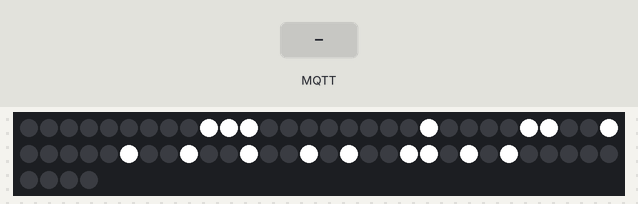
Recording of a program running on a simulated ESP32. Parts: 64 RGB LEDs in strip order, left to right, continuing on the next row. The test bench sets the inputs (shaded band). WiFi joins after 1.5 s; servers stay silent unless stated; random numbers use the default seed unless the program sets one; no MQTT or app messages arrive unless stated; what the program prints to the serial monitor is not drawn.

Above: at 0.1 s.
At 2.7 s:
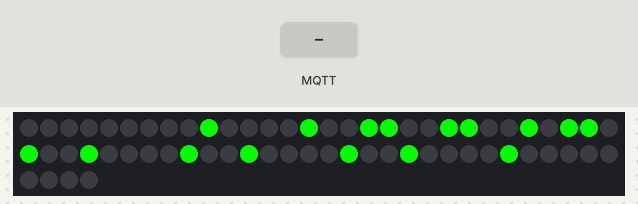
2.8 s: MQTT message "2000" arrives on the first subscribed topic
At 3.7 s:
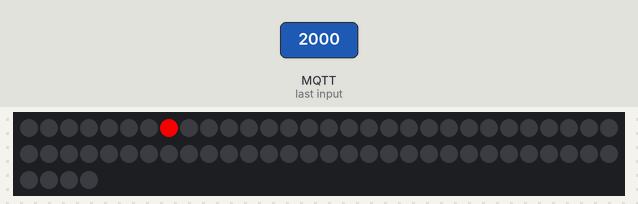
4.3 s: MQTT message "100" arrives on the first subscribed topic
5.8 s: MQTT message "1000" arrives on the first subscribed topic
7.3 s: MQTT message "1" arrives on the first subscribed topic
8.8 s: MQTT message "500" arrives on the first subscribed topic
10.3 s: MQTT message "5" arrives on the first subscribed topic
Timing chart, 0 to 12.8 s (numbered marks = the images above; inputs shaded):
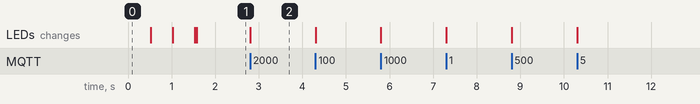

Measured:
- after the input at 2.8 s, the LEDs: change at once (image 2)

The program:

main.cpp
```cpp
#include <Arduino.h>
#include <Adafruit_NeoPixel.h>
#ifdef __AVR__
#include <avr/power.h>
#endif

#include <WiFi.h>
#include <PubSubClient.h>
#include "symbols.h"

#define USE_DUMMY_CONFIG 1

#if USE_DUMMY_CONFIG
#include "dummy_config.h"
#else
#include "config.h" // Include the configuration file with real security credentials
#endif

#define LED_PIN 13   // Pin where the NeoPixel strip is connected
#define LED_COUNT 64 // Number of LEDs in the strip

Adafruit_NeoPixel strip(LED_COUNT, LED_PIN, NEO_GRB + NEO_KHZ800);
static uint32_t green_color = strip.Color(0, 255, 0);
static uint32_t red_color = strip.Color(255, 0, 0);
static uint32_t white_color = strip.Color(255, 255, 255);
static uint32_t gray_color = strip.Color(128, 128, 128);

// Define color gradients from green to red in 8 steps
uint32_t colorGradient[8] = {
    strip.Color(255, 0, 0),   // Red
    strip.Color(219, 36, 0),  // Step 6
    strip.Color(183, 72, 0),  // Step 5
    strip.Color(146, 109, 0), // Step 4
    strip.Color(109, 146, 0), // Step 3
    strip.Color(72, 183, 0),  // Step 2
    strip.Color(36, 219, 0),  // Step 1
    strip.Color(0, 255, 0)    // Green
};
int8_t displayMatrix[8][8] = {
    {-1, -1, -1, -1, -1, -1, -1, -1},
    {-1, -1, -1, -1, -1, -1, -1, -1},
    {-1, -1, -1, -1, -1, -1, -1, -1},
    {-1, -1, -1, -1, -1, -1, -1, -1},
    {-1, -1, -1, -1, -1, -1, -1, -1},
    {-1, -1, -1, -1, -1, -1, -1, -1},
    {-1, -1, -1, -1, -1, -1, -1, -1},
    {-1, -1, -1, -1, -1, -1, -1, -1}};

void drawMatrix(const uint8_t matrix[][8], int rows, int cols, uint32_t color);
void drawMappedMatrix(const int8_t matrix[][8], int rows, int cols);
void shiftMatrixLeft(int8_t matrix[][8], int rows, const int8_t currentDataRow[8]);

uint16_t maxPixels = 0;

WiFiClient espClient;
PubSubClient client(espClient);

void setupWifi()
{
  drawMatrix(wifiSymbol, 8, 8, white_color);
  delay(10);
  Serial.println();
  Serial.print("Connecting to ");
  Serial.println(ssid);

  WiFi.begin(ssid, password);

  bool tickTock = true;
  // Wait for wifi to be connected
  uint32_t notConnectedCounter = 0;
  while (WiFi.status() != WL_CONNECTED)
  {
    delay(500);
    if (tickTock)
    {
      drawMatrix(wifiSymbol2, 8, 8, gray_color);
    }
    else
    {
      drawMatrix(wifiSymbol, 8, 8, white_color);
    }
    notConnectedCounter++;
    if (notConnectedCounter > 150)
    { // Reset board if not connected after 150 attempts
      Serial.println("Resetting due to Wifi not connecting...");
      ESP.restart();
    }
    tickTock = !tickTock;
    Serial.print(WiFi.status());
  }

  randomSeed(micros());

  Serial.println("");
  Serial.println("WiFi connected");
  Serial.println("IP address: ");
  Serial.println(WiFi.localIP());
  drawMatrix(wifiSymbol, 8, 8, green_color);
}
// Create a new row with the current data
int8_t *createCurrentDataRow(int value)
{
  int8_t *row = new int8_t[8]{-1, -1, -1, -1, -1, -1, -1, -1};
  int mapped = -1;
  switch (value)
  {
  case 2000 ... INT_MAX:
    mapped = 0;
    break;
  case 1000 ... 1999:
    mapped = 1;
    break;
  case 500 ... 999:
    mapped = 2;
    break;
  case 100 ... 499:
    mapped = 3;
    break;
  case -99 ... 99:
    mapped = 4;
    break;
  case -300 ... - 100:
    mapped = 5;
    break;
  case -500 ... - 301:
    mapped = 6;
    break;
  case INT_MIN ... - 501:
    mapped = 7;
    break;
  default:
    // If value is not in any of the ranges, set mapped to -1
    mapped = -1;
    break;
  }
  row[mapped] = mapped;
  return row;
}

void callback(char *topic, byte *payload, unsigned int length)
{
  Serial.print("Message arrived [");
  Serial.print(topic);
  Serial.print("] ");

  String payloadStr = String((char *)payload).substring(0, length);
  Serial.print("Payload as String: ");
  Serial.println(payloadStr);

  // Convert payload to float
  float floatValue = atof(payloadStr.c_str());

  // Round float value to int
  int intValue = round(floatValue);

  int8_t *currentDataRow = createCurrentDataRow(round(intValue));
  shiftMatrixLeft(displayMatrix, 8, currentDataRow);
  drawMappedMatrix(displayMatrix, 8, 8);
  Serial.println();
}

void reconnectMQTT()
{
  // Loop until we're reconnected
  while (!client.connected())
  {
    Serial.print("Attempting MQTT connection...");
    // Create a random client ID
    String clientId = "ESP32-";
    clientId += String(random(0xffff), HEX);
    // Attempt to connect
    if (client.connect(clientId.c_str(), loginMQTT, passwordMQTT))
    {
      Serial.println("connected");
      // subscribe to the current power consumption topic
      client.subscribe(MQTT_CurrentPowerConsumptionTopic);

      drawMatrix(mLetter, 8, 8, green_color);
    }
    else
    {
      Serial.print("failed, rc=");
      Serial.print(client.state());
      Serial.println(" try again in 5 seconds");
      drawMatrix(mLetter, 8, 8, red_color);
      // Wait 5 seconds before retrying
      delay(5000);
      ESP.restart();
    }
  }
}
void shiftMatrixLeft(int8_t matrix[][8], int rows, const int8_t currentDataRow[8])
{
  for (int y = 0; y < rows; y++)
  {
    for (int x = 0; x < 7; x++)
    {
      matrix[y][x] = matrix[y][x + 1]; // Shift each column to the left
    }
    matrix[y][7] = currentDataRow[y]; // Insert new row at the rightmost column
  }
}
void drawMatrix(const uint8_t matrix[][8], int rows, int cols, uint32_t color)
{
  for (int y = 0; y < rows; y++)
  {
    for (int x = 0; x < cols; x++)
    {
      if (matrix[y][x] == 1)
      {
        strip.setPixelColor(y * cols + x, color); // Set pixel to white
      }
      else
      {
        strip.setPixelColor(y * cols + x, strip.Color(0, 0, 0)); // Set pixel to off
      }
    }
  }
  strip.show();
}

uint32_t getColorWithBrightness(uint32_t color, uint8_t brightness)
{
  uint8_t r = (color >> 16) & 0xFF;
  uint8_t g = (color >> 8) & 0xFF;
  uint8_t b = color & 0xFF;
  r = r * brightness / 255;
  g = g * brightness / 255;
  b = b * brightness / 255;
  return strip.Color(r, g, b);
}

void drawMappedMatrix(const int8_t matrix[][8], int rows, int cols)
{
  for (int y = 0; y < rows; y++)
  {
    for (int x = 0; x < cols; x++)
    {
      int step = matrix[y][x];

      if (step == -1)
      {
        // If step is -1, set pixel to off
        strip.setPixelColor(y * cols + x, strip.Color(0, 0, 0));
      }
      else
      {
        // Set brightness to a minimum of 16 to avoid black pixels
        uint8_t brightness = max(16, x * 32);

        // Color the pixel with the color from the colorGradient array with fade out of the oldest data points
        strip.setPixelColor(y * cols + x, getColorWithBrightness(colorGradient[step], brightness));
      }
    }
  }
  strip.show();
}

void setup()
{
  Serial.begin(115200);

  // Initialize the NeoPixel library
  strip.begin();
  maxPixels = strip.numPixels();
  strip.setBrightness(255);
  strip.show();

  // Initialize WiFi and MQTT
  setupWifi();
  client.setServer(mqtt_server, 1883);
  client.setCallback(callback);
}

void loop()
{
  if (WiFi.status() != WL_CONNECTED)
  {
    // If WiFi client is not connected, try to reconnect WiFi
    setupWifi();
  }
  if (!client.connected())
  {
    reconnectMQTT();
  }
  client.loop();
}
```

dummy_config.h
```cpp
#ifndef DUMMY_CONFIG_H
#define DUMMY_CONFIG_H
const char ssid[] = "WIFI_SSID";
const char password[] = "WIFI_PASSWORD";
const char loginMQTT[] = "MQTT_USER";
const char passwordMQTT[] = "MQTT_PASSWORD";
const char mqtt_server[] = "MQTT_SERVER_IP";

const char MQTT_CurrentPowerConsumptionTopic[] = "vzlogger/data/chn3/raw";

#endif
```

Source omitted: symbols.h (data table, 1426 bytes)
